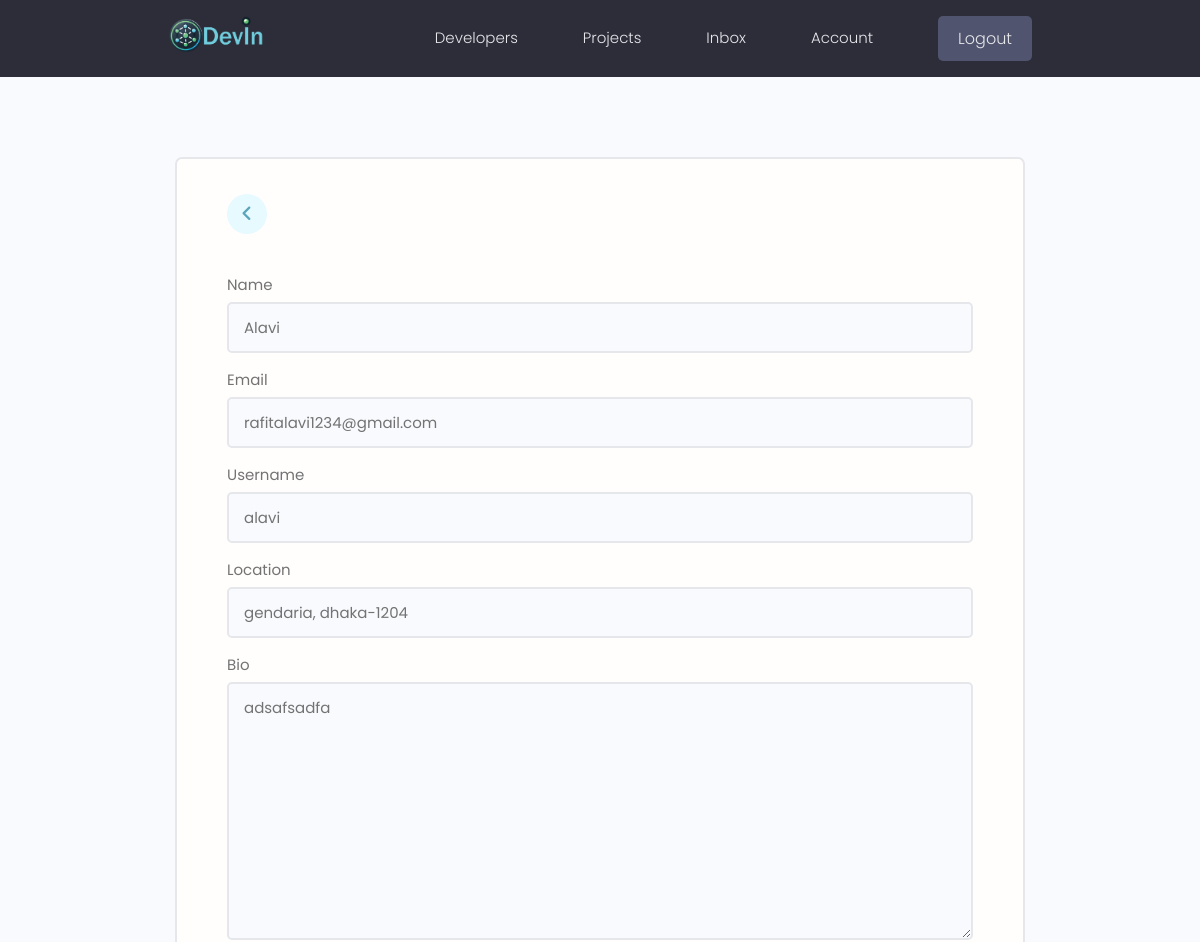
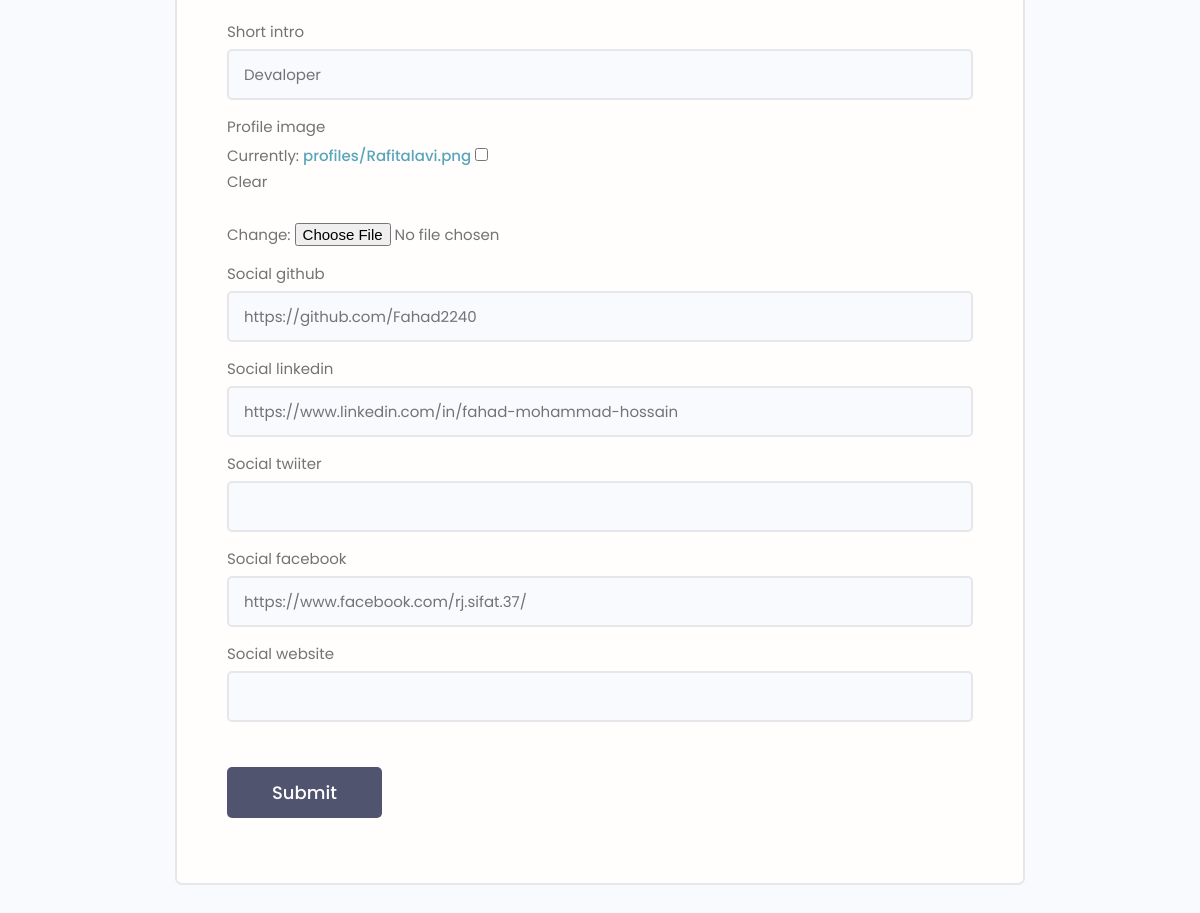
Page /edit-account/ (signed in) on the committed database (2 pictures, top to bottom).
### users/models.py (models this page shows, shortened)
class Profile(models.Model):
    user = models.OneToOneField(User, on_delete=models.CASCADE, null=True, blank=True) #conecting user to prfile
    name = models.CharField(max_length=200, blank=True, null=True)
    email = models.EmailField(max_length=500, blank=True, null=True)
    username = models.CharField(max_length=200, blank=True, null=True)
    location = models.CharField(max_length=200, blank=True, null=True)
    short_intro = models.CharField(max_length=200, blank=True, null=True)
    bio = models.TextField(blank=True, null=True)
    profile_image = models.ImageField(blank=True, null=True, upload_to='profiles/', default="profiles/user-default.png")
    social_github = models.CharField(max_length=200, blank=True, null=True)
    social_linkedin = models.CharField(max_length=200, blank=True, null=True)
    social_twiiter = models.CharField(max_length=200, blank=True, null=True)
    social_facebook = models.CharField(max_length=200, blank=True, null=True)
    social_website = models.CharField(max_length=200, blank=True, null=True)
    created = models.DateField(auto_now_add=True)
    id = models.UUIDField(default=uuid.uuid4, unique=True, primary_key=True, editable=False)

### users/views.py (the view)
# urls.py: path('edit-account/', views.editAccount , name='edit-account'),
@login_required(login_url='login')
def editAccount(request):
    profile = request.user.profile #profile that login
    form  = ProfileForm(instance = profile)# prefill my info
    if request.method == 'POST':
      form  = ProfileForm(request.POST, request.FILES ,instance = profile)
      if form.is_valid():
          form.save()
          return redirect('profiles')
    context = {'form':form}
    return render(request, 'users/profile_form.html',context)

### users/forms.py
class ProfileForm(ModelForm):
    class Meta:
        model = Profile
        fields = ['name','email','username', 'location','bio','short_intro','profile_image','social_github','social_linkedin','social_twiiter','social_facebook','social_website']
    def __init__(self, *args, **kwargs):
        super(ProfileForm, self).__init__(*args, **kwargs)
        for field in self.fields.values():  # Iterate over fields directly
            field.widget.attrs.update({'class': 'input'})  # Add 'input' class to each field

### users/templates/users/profile_form.html (shortened to what this page needs)
{% extends 'main.html' %}
{% load static %}
{% block content %}
<main class="formPage my-xl">
    <div class="content-box">
        <div class="formWrapper">
            <a class="backButton" href="{% url 'account' %}"><i class="fas fa-angle-left"></i></a>
            <br>
            <form method="POST" action="{% url 'edit-account' %}" enctype="multipart/form-data">
                {% for field in form %}
                <div class="form__field">
                    <label for="formInput#text">{{ field.label }}</label>
                    {{ field }}
                </div>
                {% endfor %}
                <input class="btn btn--sub btn--lg my-md" type="submit" value="Submit" />
            </form>
        </div>
    </div>
</main>
{% endblock %}

### static/styles/app.css (style rules this page uses)
:root { --color-sub: #2d2d39; }
.btn--sub { background-color: var(--color-sub-light); }
.content-box { width: 95%; max-width: 85rem; margin: 0 auto; }
.backButton { background: var(--color-main-light); color: var(--color-main); width: 4rem; height: 4rem; display: flex; align-items: center; justify-content: center; border-radius: 50%; }
.backButton i { font-size: 1.8rem; }
.formPage .formWrapper { list-style: none; background: var(--color-white); padding: 3.5rem 5rem; border: 2px solid var(--color-light); border-radius: 0.7rem; }

### static/uikit/styles/modules/_variables.css (style rules this page uses)
:root { --color-main: #5aa5b9; --color-main-light: #e6faff; --color-sub: #3f4156; --color-sub-light: #51546e; --color-sub-lighter: #ededfd; --color-text: #737373; --color-gray: #8b8b8b; --color-light: #e5e7eb; --color-light-gray: #767676; --color-bg: #f8fafd; --color-white: #fffefd; --color-white-light: #f3f3f3; --color-success: #359e64; --color-success-bg: #def8e8; --color-error: #fc4b0b; --color-error-bg: #fff2ee; --font-base: 'Poppins', arial, helvetica, 'Segoe UI', roboto, ubuntu, sans-serif; --font-monospace: 'Fira Code', 'Courier New', courier, monospace; --font-regular: 300; --font-medium: 500; --font-bold: 700; --generic-shadow: 1px 1px 5px #00000010; --generic-transition: all 0.3s ease-in-out; }

### static/uikit/styles/modules/_base.css (style rules this page uses)
* { margin: 0; padding: 0; box-sizing: border-box; text-rendering: optimizeLegibility; color: inherit; font-size: inherit; }
html { font-size: 50%; }
@media only screen and (min-width: 480px) { html { font-size: 56.25%; } }
@media only screen and (min-width: 1200px) { html { font-size: 62.5%; } }
body { line-height: 1.6; font-weight: 400; font-size: 1.5rem; color: var(--color-text); background-color: var(--color-bg); min-height: 100vh; }

### static/uikit/styles/modules/_typography.css (style rules this page uses)
* { font-family: var(--font-base); }
a { padding-bottom: 2px; text-decoration: none; display: inline-block; color: var(--color-main); font-weight: var(--font-medium); }

### static/uikit/styles/modules/_utilities.css (style rules this page uses)
.my-md { margin: 3rem auto; }
.my-xl { margin: 8rem auto; }

### static/uikit/styles/modules/_button.css (style rules this page uses)
.btn { display: inline-block; position: relative; cursor: pointer; background-color: var(--color-light); font-weight: var(--font-medium); color: var(--color-sub); text-decoration: none; padding: 1rem 2rem; border-radius: 0.5rem; border: none; width: -webkit-fit-content; width: -moz-fit-content; width: fit-content; height: -webkit-fit-content; height: -moz-fit-content; height: fit-content; font-size: 1.6rem; outline-width: 0; outline-color: transparent; -webkit-backface-visibility: hidden; backface-visibility: hidden; transition: all 0.3s ease-in-out; }
.btn--sub { background-color: var(--color-sub); color: var(--color-white); }
.btn--lg { font-size: 1.8rem; padding: 1.2rem 4.5rem; }

### static/uikit/styles/modules/_form.css (style rules this page uses)
.form__field { margin-top: 1.5rem; margin-bottom: 1.5rem; }
.form__label, .form__field > label { display: block; margin-bottom: 0.5rem; color: var(--color-text); }
input.input[type='text'], input.input[type='email'], input.input[type='password'], input.input[type='number'], select.input, textarea.input { min-width: 24rem; width: 100%; padding: 1.2rem 1.5rem; border-radius: 0.5rem; border: 2px solid var(--color-light); transition: all 0.3s ease-in-out; background-color: var(--color-bg); }

### rows in the picture
Profile: form "Alavi" "rafitalavi1234@gmail.com" "alavi" "gendaria, dhaka-1204" "adsafsadfa" "Devaloper" "https://github.com/Fahad2240" "https://www.linkedin.com/in/fahad-mohammad-hossain" "https://www.facebook.com/rj.sifat.37/"

### other values in the picture
{{ field.label }} "Name" "Email" "Username" "Location" "Bio" "Short intro" "Profile image" "Social github" "Social linkedin" "Social twiiter" "Social facebook" "Social website"
